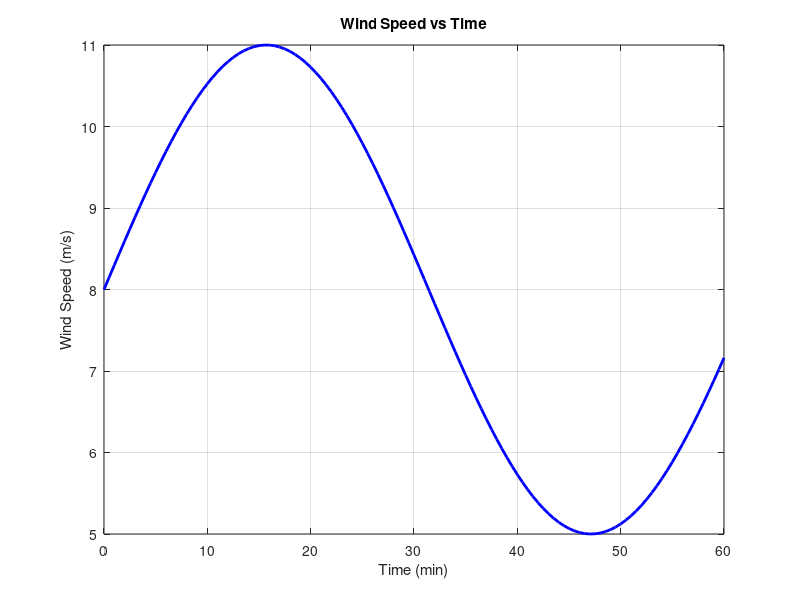
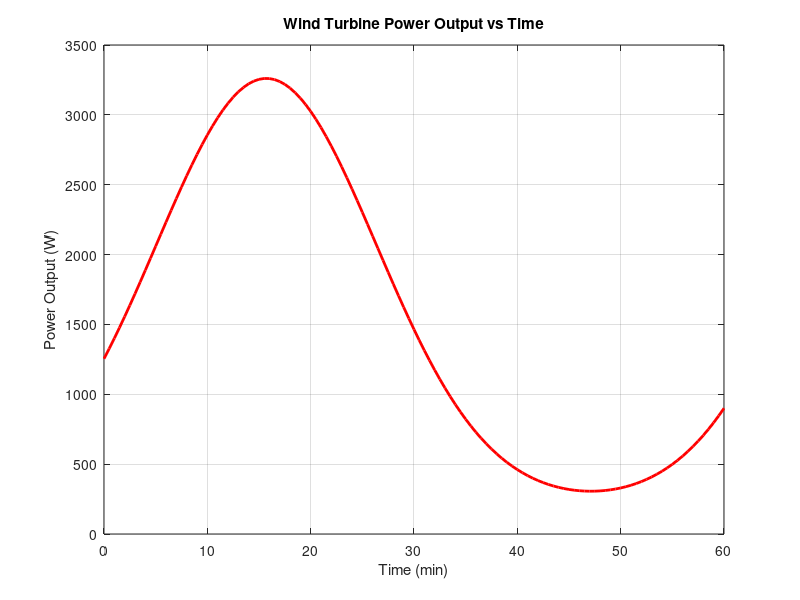

Write MATLAB code to recreate these figures, in order.
clc; clear; close all;

%Variables
t = 0:0.5:60;   
v = 8 + 3*sin(0.1*t);  
rho = 1.225;  
A = 10;        
Cp = 0.4;      

P = 0.5 * rho * A * Cp * v.^3;
figure;
plot(t, v, 'b', 'LineWidth', 2);
xlabel('Time (min)');
ylabel('Wind Speed (m/s)');
title('Wind Speed vs Time');
grid on;
figure;
plot(t, P, 'r', 'LineWidth', 2);
xlabel('Time (min)');
ylabel('Power Output (W)');
title('Wind Turbine Power Output vs Time');
grid on;
P_avg = mean(P);
fprintf('Average power output = %.2f W\n', P_avg);
